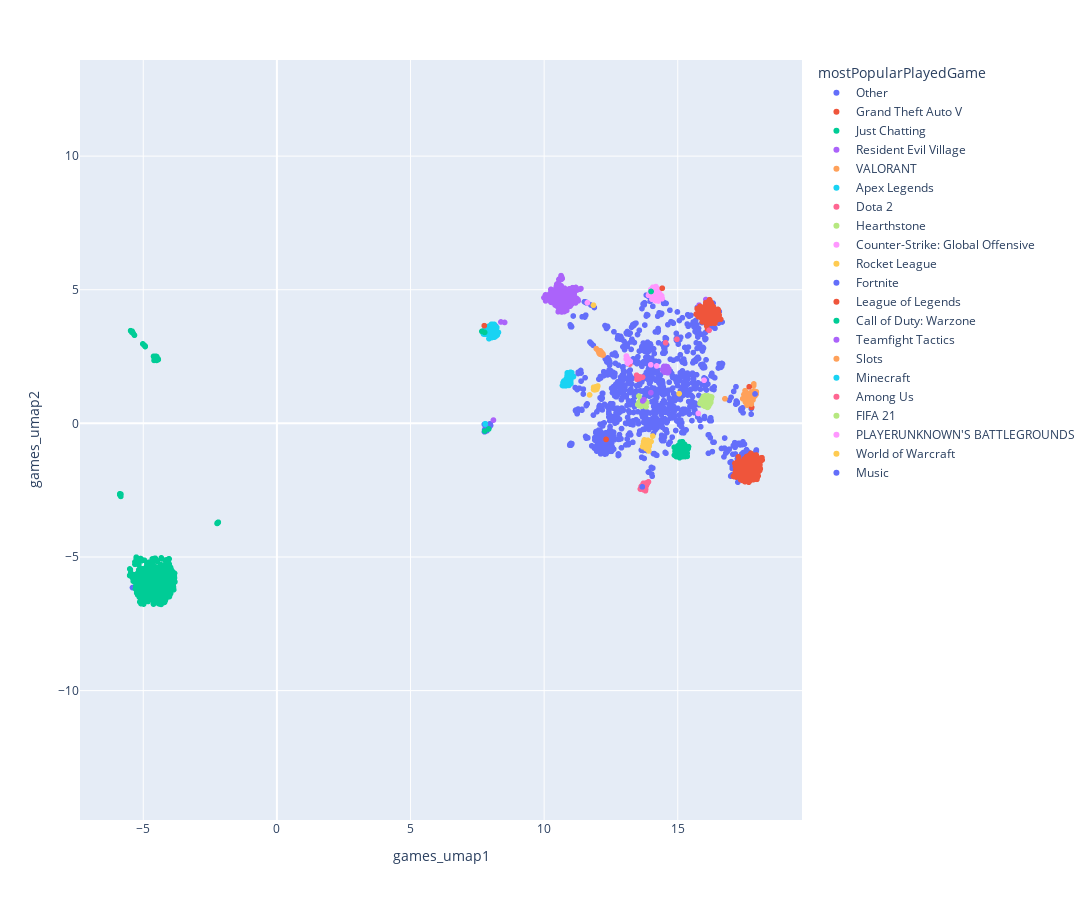

The cell this chart's notebook holds for it:
### Markdown cell above
# Visualize embeddings

### Code cell
fig = px.scatter(games_df, x='games_umap1', y='games_umap2', color='mostPopularPlayedGame', hover_data=['game_count', 'allPlayedGames', 'nodeId'], width=1100, height=900)
fig.update_layout(
    yaxis={"scaleanchor":"x", "scaleratio":1}
)
fig.show()
